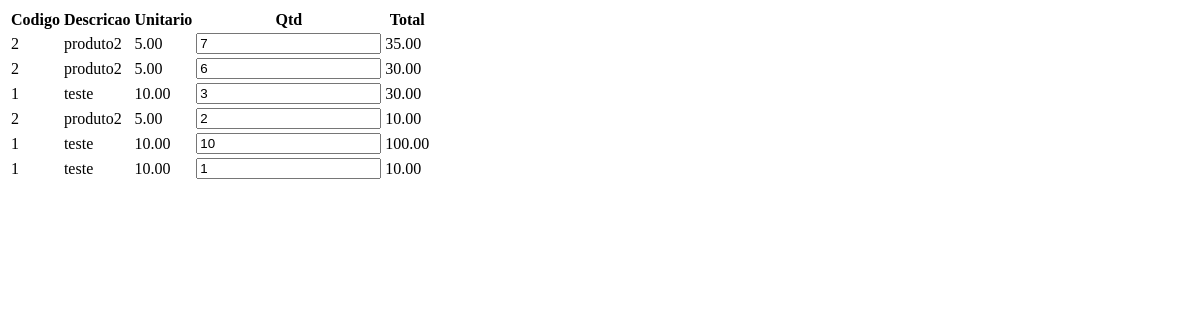
The app's page /pdv/caixa/itens-cupom/ (signed in), older data.
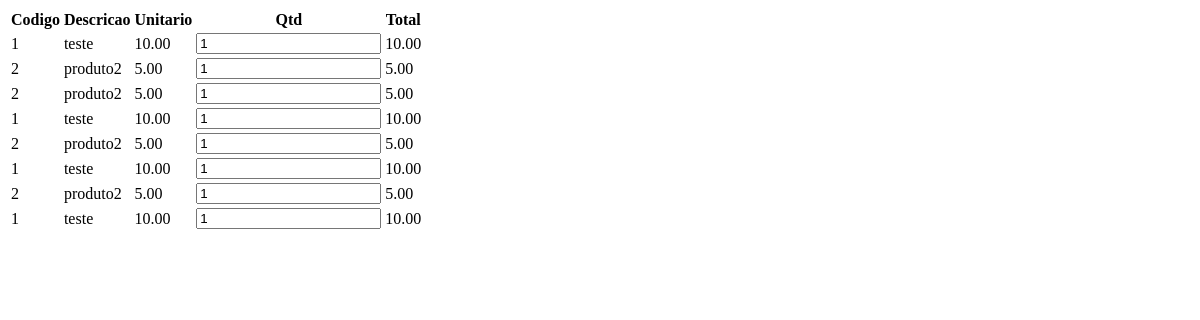
The same page, newer data.
### pdv/models.py (models this page shows)
class item_cupom(models.Model):
    codigo_item = models.AutoField(primary_key=True)
    description = models.CharField(max_length=200, default="", unique=False)
    preco = models.DecimalField(
        max_digits=9, decimal_places=2, null=False, blank=False)
    limite_cliente = models.IntegerField(null=True)
    qtd_item = models.IntegerField(
        null=False, blank=False, default=0)
    codigo_cupom = models.ForeignKey('cupom', on_delete=models.CASCADE)
    codigo_int = models.ForeignKey(
        'products.products', on_delete=models.CASCADE)

### pdv/views.py (the view, shortened to what this page needs)
# urls.py: path('caixa/itens-cupom/', views.itens_cupom, name='itens-cupom'),
@login_required
def itens_cupom(request):
    pdv = Pdv.objects.filter(active_pdv=True, id_user_pdv_id=request.user.id)
    if pdv[0]:
        cpn = cupom.objects.filter(fecha_cupom=False, id_pdv=pdv[0].id_pdv)
        if not cpn:
            cpn_new = cupom.objects.create(fecha_cupom=False, acrescimo=0, preco_custo=0,
                                           preco=0, cancela_cupom=False, desconto=0, id_pdv=pdv[0], dt_cupom=datetime.now(), codigo_pgto=forma_pgto(id=1))
            cpn_new.save()
            cpn = cupom.objects.filter(fecha_cupom=False, id_pdv=pdv[0].id_pdv)
        itens_cpn = item_cupom.objects.filter(codigo_cupom=cpn[0].codigo_cupom)
        return render(request, 'pdv/itens-cupom.html', {'itens': itens_cpn, 'cupom': cpn[0]})
    else:
        return redirect('/../pdv/pdv/add')

### pdv/templates/pdv/itens-cupom.html (shortened to what this page needs)
<!DOCTYPE html>
<html lang="pt-br">
<head>
    {% load static %}
</head>
<body>
    <table>
        <thead>
            <tr>
                <th>Codigo</th>
                <th>Descricao</th>
                <th>Unitario</th>
                <th>Qtd</th>
                <th>Total</th>
            </tr>
        </thead>
        <tbody>
        {% load mathfilters %}
        {% for item in itens %}
        <form id = "table_{{item.codigo_item}}" method="post" enctype="multipart/form-data">
            <tr >
                <td id = "cod_{{item.codigo_item}}" ="itemTable  itemTable-cod">{{item.codigo_int_id}}</td>
                <td id = "des_{{item.codigo_item}}" class="itemTable  itemTable-Desc">{{item.description}}</td>
                <td id = "uni_{{item.codigo_item}}"class="itemTable  itemTable-Uni-Price">{{item.preco}}</td>
                <td id = "qtd_{{item.codigo_item}}"><input onchange="qtdChange(this, {{item.codigo_item}})" type="number" name="valqtd"  min="0" id="valqtd" value = {{item.qtd_item}}></td>
                {% with qtd=item.qtd_item prc=item.preco %}
                <td id = "tot_{{item.codigo_item}}"class="Total-Price">{{ qtd|mul:prc }}</td>
                {% endwith %}
            </tr>
           </form>
        {% endfor %}
        </tbody>
    </table>
</body>
</html>

Row changes from the older to the newer data that the page shows:
no longer on this page (row edited): item_cupom: codigo_int_id "2", description "produto2", preco "5.00", valqtd "7", qtd_item|mul "35.00"
no longer on this page (row edited): item_cupom: codigo_int_id "2", description "produto2", preco "5.00", valqtd "6", qtd_item|mul "30.00"
no longer on this page (row unchanged): item_cupom: codigo_int_id "1", description "teste", preco "10.00", valqtd "3", qtd_item|mul "30.00"
no longer on this page (row unchanged): item_cupom: codigo_int_id "2", description "produto2", preco "5.00", valqtd "2", qtd_item|mul "10.00"
no longer on this page (row unchanged): item_cupom: codigo_int_id "1", description "teste", preco "10.00", valqtd "10", qtd_item|mul "100.00"
added item_cupom: codigo_int_id "2", description "produto2", preco "5.00", valqtd "1", qtd_item|mul "5.00"
added item_cupom: codigo_int_id "2", description "produto2", preco "5.00", valqtd "1", qtd_item|mul "5.00"
added item_cupom: codigo_int_id "1", description "teste", preco "10.00", valqtd "1", qtd_item|mul "10.00"
added item_cupom: codigo_int_id "2", description "produto2", preco "5.00", valqtd "1", qtd_item|mul "5.00"
added item_cupom: codigo_int_id "1", description "teste", preco "10.00", valqtd "1", qtd_item|mul "10.00"
added item_cupom: codigo_int_id "2", description "produto2", preco "5.00", valqtd "1", qtd_item|mul "5.00"
added item_cupom: codigo_int_id "1", description "teste", preco "10.00", valqtd "1", qtd_item|mul "10.00"
